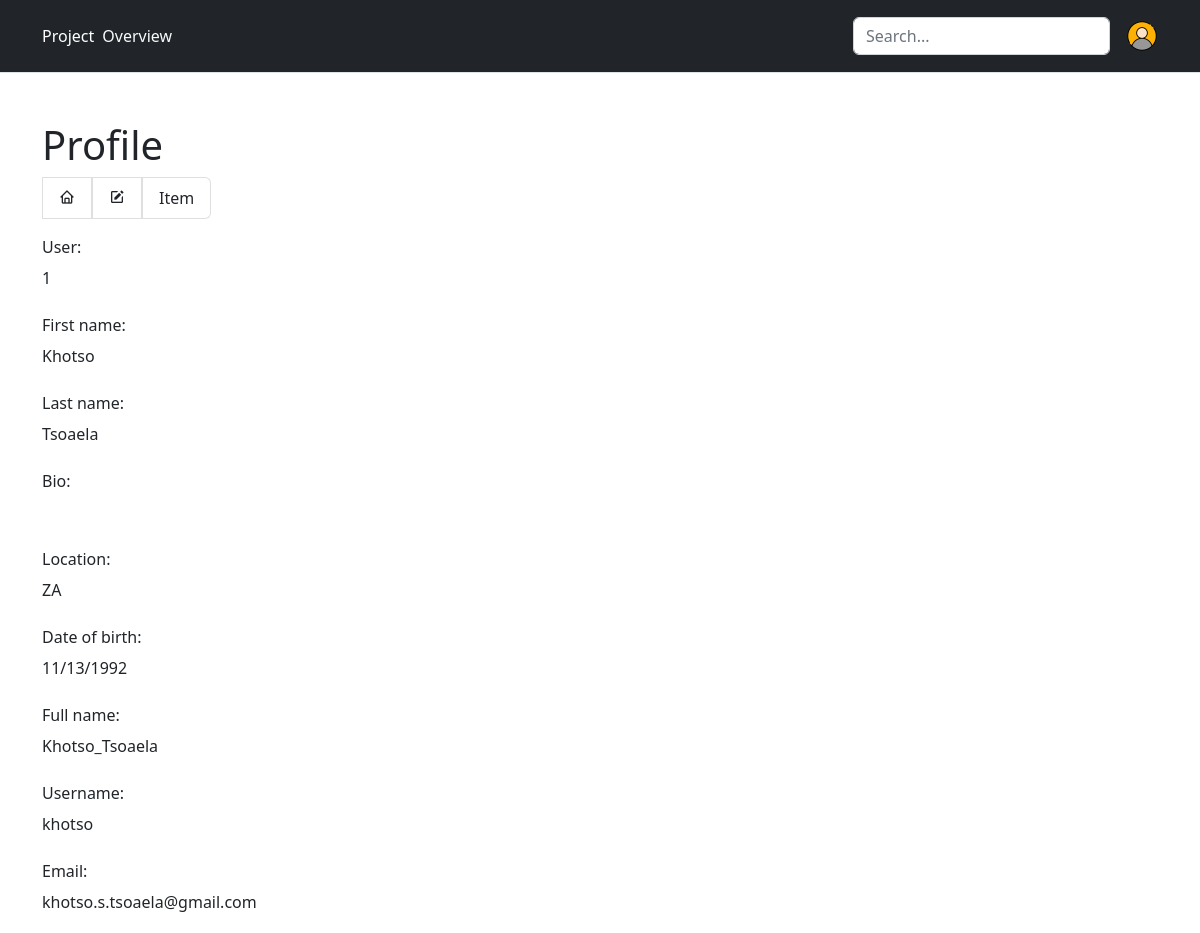
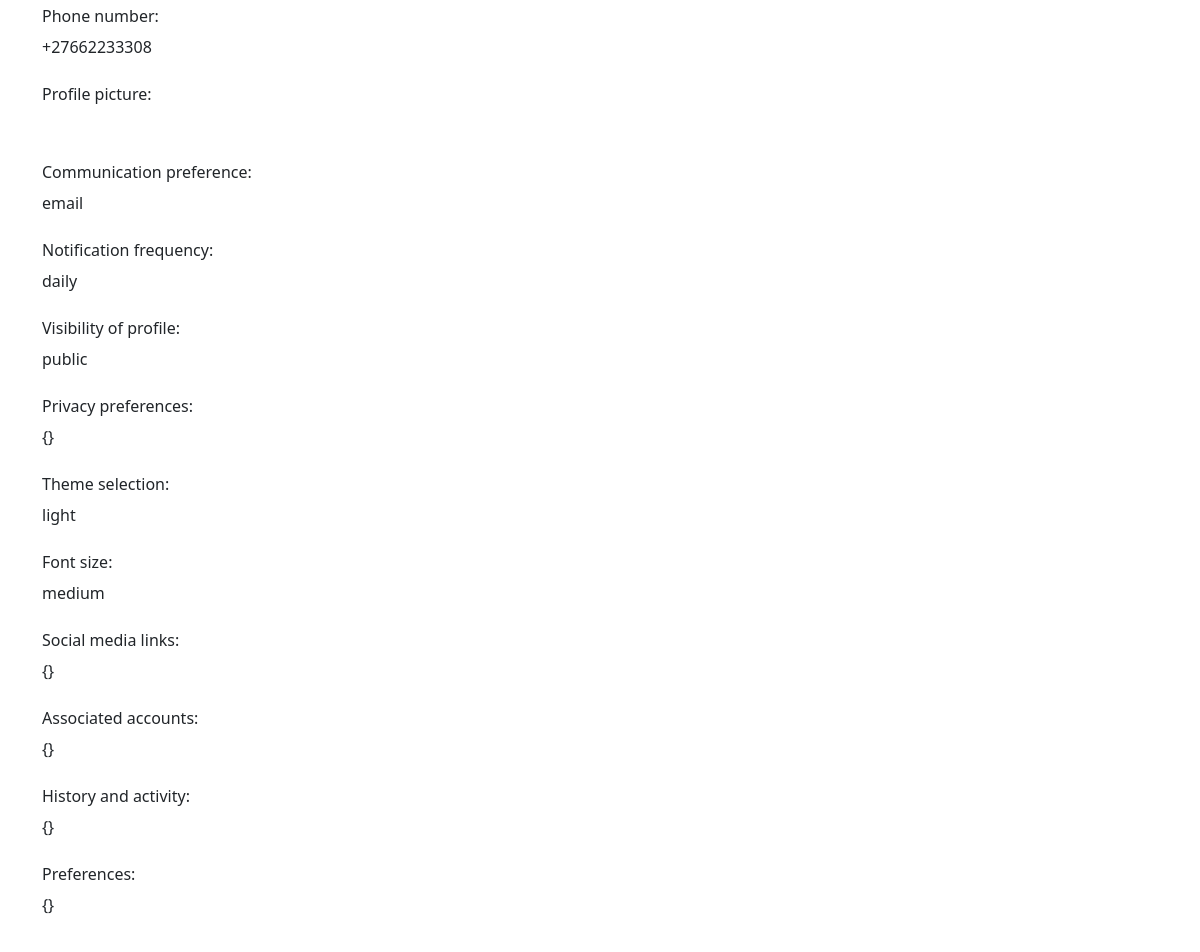
Page /accounts/profile/ (signed in) on the committed database (2 pictures, top to bottom).
### accounts/models.py (models this page shows, shortened)
class UserProfile(models.Model):
    user = models.OneToOneField(CustomUser, on_delete=models.CASCADE)
    first_name = models.CharField(max_length=30, blank=True, null=True)
    last_name = models.CharField(max_length=30, blank=True, null=True)
    bio = models.TextField(blank=True)
    location = models.CharField(max_length=30, blank=True)
    date_of_birth = models.DateField(null=True, blank=True)
    full_name = models.CharField(max_length=100)
    username = models.CharField(max_length=30, unique=True)
    email = models.EmailField()
    phone_number = models.CharField(max_length=15, blank=True, null=True)
    profile_picture = models.ImageField(upload_to='profile_pictures/', blank=True, null=True)
    communication_preference = models.CharField(max_length=20, choices=[('email', 'Email'), ('in-app', 'In-App')], default='email')
    notification_frequency = models.CharField(max_length=20, choices=[('daily', 'Daily'), ('weekly', 'Weekly'), ('monthly', 'Monthly')], default='daily')
    visibility_of_profile = models.CharField(max_length=20, choices=[('public', 'Public'), ('private', 'Private')], default='public')
    privacy_preferences = models.TextField(blank=True, null=True, default='{}')
    theme_selection = models.CharField(max_length=20, choices=[('light', 'Light'), ('dark', 'Dark')], default='light')
    font_size = models.CharField(max_length=20, choices=[('small', 'Small'), ('medium', 'Medium'), ('large', 'Large')], default='medium')
    social_media_links = models.TextField(blank=True, null=True, default='{}')
    associated_accounts = models.TextField(blank=True, null=True, default='{}')
    history_and_activity = models.TextField(blank=True, null=True, default='{}')
    preferences = models.TextField(blank=True, null=True, default='{}')

### accounts/views.py (the view, shortened to what this page needs)
# urls.py: path('profile/', ProfileView.as_view(), name='profile'),
@method_decorator(login_required, name='dispatch')
class ProfileView(generic.UpdateView):
    model = UserProfile
    form_class = UserProfileDetails
    template_name = 'accounts/profile.html'
    context_object_name = 'user_profile'
    success_url = '/accounts/profile/'
    def get_object(self, queryset=None):
        user_profile, created = UserProfile.objects.get_or_create(user=self.request.user)
        if not user_profile:
            UserProfile.objects.create(user=self.request.user)
            user_profile = self.request.user.userprofile
            print("UserProfile created successfully in ProfileView")
        if not user_profile:
            raise Http404("UserProfile does not exist")
        return user_profile
    def get_context_data(self, **kwargs):
        context = super().get_context_data(**kwargs)
        context['form'] = self.form_class(instance=self.request.user.userprofile)
        return context

### templates/accounts/profile.html (shortened to what this page needs)
{% extends "base_internal.html" %}
{% block content %}
<div class="container mt-5">
    <div class="row">
        <div class="col-md-6">
          <h1>Profile</h1>
        </div>
        <div class="col-md-6">
        </div>
    </div>
    <ul class="list-group list-group-horizontal">
        <a  href="/">
            <li class="list-group-item">
                <i class='bx bx-home'></i>
            </li>
        </a>
        <a href="{% url 'accounts:profile_edit' pk=user_profile.user.pk %}">
          <li class="list-group-item">
              <i class='bx bxs-edit' ></i>
          </li>
        </a>
        <li class="list-group-item">Item</li>
    </ul>
    <div class="py-3">
  <div class="row">
    <div class="col-md-12">
      <form method="post">
        {{ form.as_p }}
      </form>
    </div>
  </div>
</div>
{% endblock %}

### templates/base_internal.html (shortened to what this page needs)
<!doctype html>
<html lang="en">
<head>
  <link href="https://cdn.jsdelivr.net/npm/bootstrap@5.2.1/dist/css/bootstrap.min.css" rel="stylesheet"
>
    <link href='https://unpkg.com/boxicons@2.1.4/css/boxicons.min.css' rel='stylesheet'>
</head>
<body>
    {% include 'snippets/nav.html' %}
    {% block content %}
    {% endblock %}
    </body>
    </html>

### templates/snippets/nav.html (shortened to what this page needs)
{% load static %}
<header class="p-3 mb-3 border-bottom bg-dark text-white">
  <div class="container">
      <div class="d-flex flex-wrap align-items-center justify-content-center justify-content-lg-start">
          <a href="/" class="d-flex align-items-center mb-2 mb-lg-0 text-white text-decoration-none">
              Project
          </a>
          <ul class="nav col-12 col-lg-auto me-lg-auto mb-2 justify-content-center mb-md-0">
            <li><a href="{% url 'journal:entry_list' %}" class="nav-link px-2 link-secondary text-light">Overview</a></li>
        </ul>
          <form class="col-12 col-lg-auto mb-3 mb-lg-0 me-lg-3" role="search" action="{% url 'accounts:search_view' %}" method="get">
            <input type="search" class="form-control" placeholder="Search..." aria-label="Search" name="q">
          </form>
          {% if user.is_authenticated %}
          <div class="dropdown text-end">
              <a href="#" class="d-block" data-bs-toggle="dropdown" aria-expanded="false">
                {% if user.profile_image %}
                    <img src="{{ user.profile_image.url }}"  width="32" height="32" class="rounded-circle">
                {% else %}
                    <img src="{% static 'images/profile/default_profile.png' %}"  width="32" height="32" class="rounded-circle">
                {% endif %}
              </a>
          </div>
      {% endif %}
      </div>
  </div>
</header>

### rows in the picture
UserProfile: user "1", first_name "Khotso", last_name "Tsoaela", location "ZA", date_of_birth "11/13/1992", full_name "Khotso_Tsoaela", username "khotso", email "khotso.s.tsoaela@gmail.com", phone_number "+27662233308", communication_preference "email", notification_frequency "daily", visibility_of_profile "public", privacy_preferences "{}", theme_selection "light", font_size "medium", social_media_links "{}", associated_accounts "{}", history_and_activity "{}", preferences "{}"
